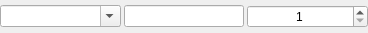
<?xml version="1.0" encoding="UTF-8"?>
<ui version="4.0">
 <class>NumPartEditorW</class>
 <widget class="QWidget" name="NumPartEditorW">
  <property name="geometry">
   <rect>
    <x>0</x>
    <y>0</y>
    <width>368</width>
    <height>33</height>
   </rect>
  </property>
  <property name="windowTitle">
   <string>Properties cross references</string>
  </property>
  <layout class="QHBoxLayout" name="horizontalLayout_2">
   <property name="spacing">
    <number>3</number>
   </property>
   <property name="leftMargin">
    <number>0</number>
   </property>
   <property name="topMargin">
    <number>2</number>
   </property>
   <property name="rightMargin">
    <number>0</number>
   </property>
   <property name="bottomMargin">
    <number>2</number>
   </property>
   <item>
    <widget class="QComboBox" name="type_cb">
     <property name="sizePolicy">
      <sizepolicy hsizetype="MinimumExpanding" vsizetype="Fixed">
       <horstretch>0</horstretch>
       <verstretch>0</verstretch>
      </sizepolicy>
     </property>
     <property name="editable">
      <bool>true</bool>
     </property>
    </widget>
   </item>
   <item>
    <widget class="QLineEdit" name="value_field">
     <property name="sizePolicy">
      <sizepolicy hsizetype="MinimumExpanding" vsizetype="Fixed">
       <horstretch>0</horstretch>
       <verstretch>0</verstretch>
      </sizepolicy>
     </property>
     <property name="clearButtonEnabled">
      <bool>true</bool>
     </property>
    </widget>
   </item>
   <item>
    <widget class="QSpinBox" name="increase_spinBox">
     <property name="enabled">
      <bool>true</bool>
     </property>
     <property name="sizePolicy">
      <sizepolicy hsizetype="MinimumExpanding" vsizetype="Fixed">
       <horstretch>0</horstretch>
       <verstretch>0</verstretch>
      </sizepolicy>
     </property>
     <property name="minimumSize">
      <size>
       <width>0</width>
       <height>0</height>
      </size>
     </property>
     <property name="wrapping">
      <bool>false</bool>
     </property>
     <property name="alignment">
      <set>Qt::AlignCenter</set>
     </property>
     <property name="specialValueText">
      <string/>
     </property>
     <property name="accelerated">
      <bool>true</bool>
     </property>
     <property name="prefix">
      <string/>
     </property>
     <property name="minimum">
      <number>1</number>
     </property>
    </widget>
   </item>
  </layout>
 </widget>
 <resources/>
 <connections/>
</ui>
